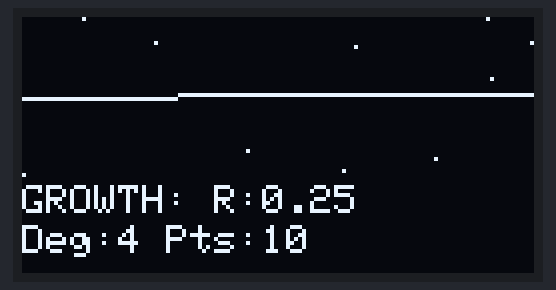
A sketch run on a simulated Arduino Uno, built with avr-gcc and run on an emulated ATmega328P. On the bench: 128×64 one-colour display. Random numbers use the default seed unless the sketch sets one.

Above: at 12.7 s.
At 24.8 s:
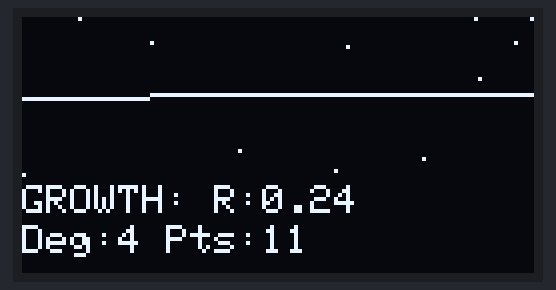
At 38.0 s:
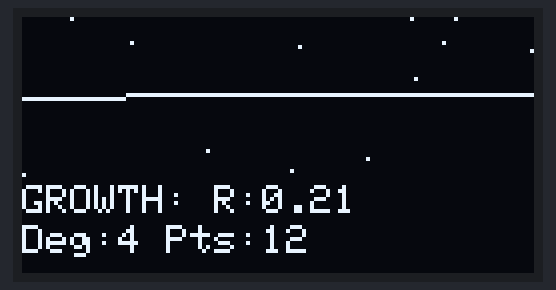
At 52.2 s:
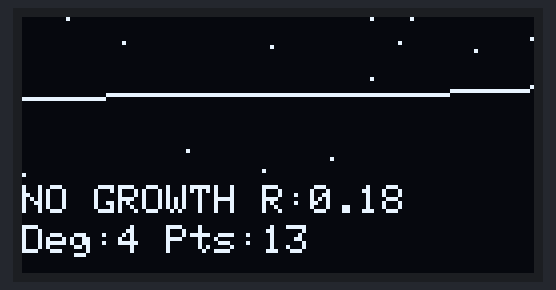
At 83.7 s:
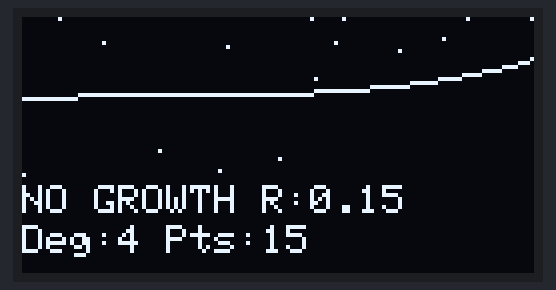
At 119.5 s:
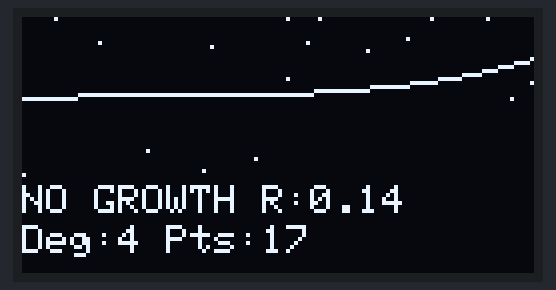

Measured:
- what the display in image 0 shows lasts 12.1 s, from 12.7 s to 24.8 s
- what the display in image 1 shows lasts 13.1 s, from 24.8 s to 37.9 s
- what the display in image 2 shows lasts 14.2 s, from 37.9 s to 52.1 s
- what the display in image 3 shows lasts 15.3 s, from 52.1 s to 67.4 s
- what the display in image 4 shows lasts 17.3 s, from 83.7 s to 101.0 s

The sketch:

refined3.ino
```cpp
#include <Arduino.h>
#include <Adafruit_GFX.h>
#include <Adafruit_SSD1306.h>
#include <vector>
#include <numeric>
#include <cmath>

// Display configuration
static constexpr uint16_t SCREEN_WIDTH = 128;
static constexpr uint16_t SCREEN_HEIGHT = 64;
static constexpr uint8_t OLED_DC = 16;
static constexpr uint8_t OLED_CS = 5;
static constexpr uint8_t OLED_RESET = 17;
static constexpr uint32_t OLED_BITRATE = 80000000;
static constexpr uint8_t SCREEN_ADDRESS = 0x3C;
static constexpr size_t MAX_DATASET_WINDOW = 50;

class AdvancedPolynomialFitter {
private:
    struct OptimizationConfig {
        static constexpr int MAX_ITERATIONS = 500;
        static constexpr double LEARNING_RATE = 1e-9;
        static constexpr float CONVERGENCE_THRESHOLD = 1e-6;
        static constexpr float L1_LAMBDA = 0.01f;
        static constexpr float L2_LAMBDA = 0.001f;
    };

    enum class RegularizationType {
        NONE,
        L1_LASSO,
        L2_RIDGE,
        ELASTIC_NET
    };

    // Welford's online algorithm for numerically stable MSE calculation
    double calculateMSE(const std::vector<float>& coeffs,
                       const std::vector<float>& x,
                       const std::vector<float>& y) const {
        double mean = 0.0;
        double M2 = 0.0;

        for (size_t i = 0; i < x.size(); ++i) {
            float prediction = evaluatePolynomial(coeffs, x[i]);
            float error = prediction - y[i];
            double squaredError = error * error;
            double delta = squaredError - mean;
            mean += delta / static_cast<double>(i + 1);
            M2 += delta * (squaredError - mean);
        }

        return mean;
    }

    float evaluatePolynomial(const std::vector<float>& coeffs, float x) const {
        float result = 0.0f;
        float power = 1.0f;

        for (const float coeff : coeffs) {
            result += coeff * power;
            power *= x;
        }

        return result;
    }

    std::vector<float> gradientDescentFit(
        const std::vector<float>& x,
        const std::vector<float>& y,
        size_t degree,
        RegularizationType regType = RegularizationType::NONE) {

        if (x.empty() || y.empty() || x.size() != y.size()) {
            return std::vector<float>();
        }

        // Normalize input data
        const float x_min = *std::min_element(x.begin(), x.end());
        std::vector<float> x_norm(x.size());
        std::transform(x.begin(), x.end(), x_norm.begin(),
                      [x_min](float val) { return val - x_min; });

        std::vector<float> coeffs(degree + 1, 0.0f);
        double learningRate = OptimizationConfig::LEARNING_RATE;

        for (int iteration = 0; iteration < OptimizationConfig::MAX_ITERATIONS; ++iteration) {
            std::vector<float> gradients(degree + 1, 0.0f);

            // Compute gradients for all coefficients
            for (size_t j = 0; j <= degree; ++j) {
                float gradient = 0.0f;
                for (size_t i = 0; i < x_norm.size(); ++i) {
                    float prediction = evaluatePolynomial(coeffs, x_norm[i]);
                    float error = prediction - y[i];
                    float term = error * std::pow(x_norm[i], j);
                    gradient += term;
                }
                gradient *= 2.0f / x_norm.size();

                // Add regularization terms
                switch (regType) {
                    case RegularizationType::L1_LASSO:
                        gradient += OptimizationConfig::L1_LAMBDA * (coeffs[j] > 0 ? 1.0f : -1.0f);
                        break;
                    case RegularizationType::L2_RIDGE:
                        gradient += 2.0f * OptimizationConfig::L2_LAMBDA * coeffs[j];
                        break;
                    default:
                        break;
                }

                gradients[j] = gradient;
            }

            // Update coefficients
            for (size_t j = 0; j <= degree; ++j) {
                coeffs[j] -= learningRate * gradients[j];
            }
        }

        return coeffs;
    }

public:
    enum class OptimizationMethod {
        GRADIENT_DESCENT
    };

    std::vector<float> fitPolynomial(
        const std::vector<float>& x,
        const std::vector<float>& y,
        size_t degree,
        OptimizationMethod method = OptimizationMethod::GRADIENT_DESCENT) {

        return gradientDescentFit(x, y, degree, RegularizationType::L2_RIDGE);
    }

    float evaluatePolynomial(const std::vector<float>& coeffs,
                            float x,
                            float& errorBound) const {
        errorBound = 0.01f * std::abs(x); // Simplified error estimation
        return evaluatePolynomial(coeffs, x);
    }
};

class AdvancedOLEDVisualizer {
private:
    Adafruit_SSD1306 display;

    static float mapFloat(float x, float in_min, float in_max, float out_min, float out_max) {
        return (x - in_min) * (out_max - out_min) / (in_max - in_min) + out_min;
    }

public:
    AdvancedOLEDVisualizer()
        : display(SCREEN_WIDTH, SCREEN_HEIGHT, &SPI, OLED_DC, OLED_RESET, OLED_CS, OLED_BITRATE) {}

    bool begin() {
        return display.begin(SSD1306_SWITCHCAPVCC, SCREEN_ADDRESS);
    }

    void visualizeGrowthAnalysis(
        const std::vector<float>& xData,
        const std::vector<float>& yData,
        const std::vector<float>& coeffs,
        bool growthDetected,
        float growthRate) {

        if (xData.empty() || yData.empty() || coeffs.empty()) {
            displayErrorState("Invalid data");
            return;
        }

        display.clearDisplay();

        const float xMin = *std::min_element(xData.begin(), xData.end());
        const float xMax = *std::max_element(xData.begin(), xData.end());
        const float yMin = *std::min_element(yData.begin(), yData.end());
        const float yMax = *std::max_element(yData.begin(), yData.end());

        static constexpr int dataPlotHeight = 40;

        // Plot data points
        for (size_t i = 0; i < xData.size(); ++i) {
            int x = mapFloat(xData[i], xMin, xMax, 0, SCREEN_WIDTH - 1);
            int y = mapFloat(yData[i], yMin, yMax, dataPlotHeight - 1, 0);
            display.drawPixel(x, y, SSD1306_WHITE);
        }

        // Plot fitted curve
        float prevY = 0;
        bool firstPoint = true;

        for (int x = 0; x < SCREEN_WIDTH; ++x) {
            float dataX = mapFloat(x, 0, SCREEN_WIDTH - 1, xMin, xMax);
            float yFitted = 0.0f;
            float power = 1.0f;

            for (const float coeff : coeffs) {
                yFitted += coeff * power;
                power *= (dataX - xMin);
            }

            int y = mapFloat(yFitted, yMin, yMax, dataPlotHeight - 1, 0);

            if (!firstPoint) {
                display.drawLine(x - 1, prevY, x, y, SSD1306_WHITE);
            }
            prevY = y;
            firstPoint = false;
        }

        // Display information
        display.setCursor(0, dataPlotHeight + 2);
        display.print(growthDetected ? "GROWTH:" : "NO GROWTH");
        display.print(" R:");
        display.print(growthRate, 2);

        display.setCursor(0, dataPlotHeight + 12);
        display.print("Deg:");
        display.print(coeffs.size() - 1);
        display.print(" Pts:");
        display.print(xData.size());

        display.display();
    }

    void displayErrorState(const String& errorMsg) {
        display.clearDisplay();
        display.setCursor(0, 0);
        display.println("ERROR:");
        display.println(errorMsg);
        display.display();
    }
};

class ExponentialGrowthDetector {
private:
    AdvancedPolynomialFitter polynomialFitter;
    std::vector<float> timestamps;
    std::vector<float> values;
    AdvancedOLEDVisualizer oledViz;

    static constexpr float MIN_GROWTH_RATE = 0.2f;
    static constexpr float MAX_GROWTH_RATE = 10.0f;
    static constexpr size_t MIN_DATA_POINTS = 10;

    float computeGrowthRate(const std::vector<float>& coeffs,
                           const std::vector<float>& xData) const {
        if (xData.empty()) return 0.0f;

        const float lastX = xData.back();
        float lastValue = 0.0f;
        float nextValue = 0.0f;
        float power = 1.0f;

        for (const float coeff : coeffs) {
            lastValue += coeff * power;
            nextValue += coeff * power * (lastX + 1.0f) / lastX;
            power *= lastX;
        }

        return (nextValue - lastValue) / lastValue;
    }

public:
    bool begin() {
        return oledViz.begin();
    }

    void addDataPoint(float timestamp, float value) {
        timestamps.push_back(timestamp);
        values.push_back(value);

        if (timestamps.size() > MAX_DATASET_WINDOW) {
            timestamps.erase(timestamps.begin());
            values.erase(values.begin());
        }
    }

    bool detectExponentialGrowth() {
        if (timestamps.size() < MIN_DATA_POINTS) {
            return false;
        }

        static constexpr uint8_t POLYNOMIAL_DEGREE = 4;
        const std::vector<float> coeffs = polynomialFitter.fitPolynomial(
            timestamps, values, POLYNOMIAL_DEGREE,
            AdvancedPolynomialFitter::OptimizationMethod::GRADIENT_DESCENT
        );

        const float growthRate = computeGrowthRate(coeffs, timestamps);
        const bool growthDetected = (growthRate > MIN_GROWTH_RATE &&
                                   growthRate < MAX_GROWTH_RATE);

        oledViz.visualizeGrowthAnalysis(
            timestamps, values, coeffs,
            growthDetected, growthRate
        );

        return growthDetected;
    }
};

ExponentialGrowthDetector growthDetector;

void setup() {
    Serial.begin(115200);
    if (!growthDetector.begin()) {
        Serial.println(F("Failed to initialize OLED display"));
        while (true) { delay(100); }
    }
}

void loop() {
    static float time = 0.0f;
    const float value = std::sin(0.2f * time) * std::exp(0.1f * time) +
                       random(-80, 80) / 10.0f;

    growthDetector.addDataPoint(time, value);
    growthDetector.detectExponentialGrowth();

    time += random(0, 100) / 100.0f;
    delay(200);
}
```

growth_rate_fix.ino
```cpp
float computeGrowthRate(const std::vector<float>& coeffs,
                        const std::vector<float>& xData,
                        float backwardTimeWindow,
                        float forwardTimeWindow) {
    if (xData.size() < 2 || coeffs.empty()) return 0.0;

    // Determine the time range for the backward window
    float latestTime = xData.back();
    float startTime = latestTime - backwardTimeWindow;

    // Find indices within the backward window
    auto startIt = std::lower_bound(xData.begin(), xData.end(), startTime);
    size_t startIndex = std::distance(xData.begin(), startIt);

    if (startIndex >= xData.size() - 1) return 0.0;

    // Calculate average growth rate over the backward time window
    float firstValue = 0.0, lastValue = 0.0;
    for (size_t j = 0; j < coeffs.size(); ++j) {
        firstValue += coeffs[j] * pow(xData[startIndex], j);
        lastValue += coeffs[j] * pow(xData.back(), j);
    }

    if (firstValue <= 0) return 0.0;  // Avoid division by zero or invalid growth rate

    float growthRate = (lastValue - firstValue) / firstValue;

    // Predict future value for the forward time window
    float futureTime = latestTime + forwardTimeWindow;
    float predictedValue = 0.0;
    for (size_t j = 0; j < coeffs.size(); ++j) {
        predictedValue += coeffs[j] * pow(futureTime, j);
    }

    Serial.print("Growth Rate: ");
    Serial.println(growthRate, 4);
    Serial.print("Predicted Value (");
    Serial.print(forwardTimeWindow);
    Serial.print(" units forward): ");
    Serial.println(predictedValue, 4);

    return growthRate;
}
```
